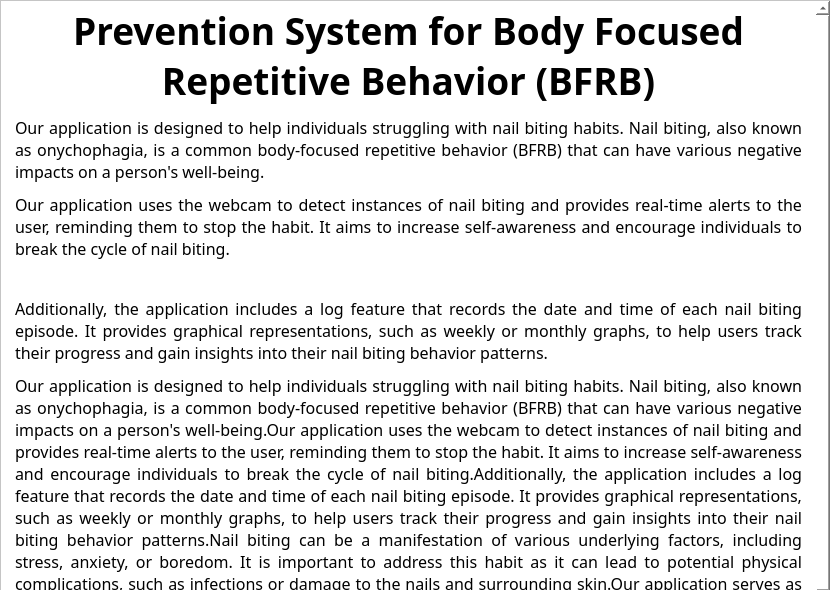
<?xml version="1.0" encoding="UTF-8"?>
<ui version="4.0">
 <class>Dialog</class>
 <widget class="QDialog" name="Dialog">
  <property name="geometry">
   <rect>
    <x>0</x>
    <y>0</y>
    <width>830</width>
    <height>590</height>
   </rect>
  </property>
  <property name="windowTitle">
   <string>Dialog</string>
  </property>
  <property name="styleSheet">
   <string notr="true">background-color: rgb(255, 255, 255);</string>
  </property>
  <widget class="QTextBrowser" name="textBrowser">
   <property name="geometry">
    <rect>
     <x>0</x>
     <y>0</y>
     <width>831</width>
     <height>651</height>
    </rect>
   </property>
   <property name="font">
    <font>
     <family>Small Fonts</family>
    </font>
   </property>
   <property name="html">
    <string>&lt;!DOCTYPE HTML PUBLIC &quot;-//W3C//DTD HTML 4.0//EN&quot; &quot;http://www.w3.org/TR/REC-html40/strict.dtd&quot;&gt;
&lt;html&gt;&lt;head&gt;&lt;meta name=&quot;qrichtext&quot; content=&quot;1&quot; /&gt;&lt;meta charset=&quot;utf-8&quot; /&gt;&lt;style type=&quot;text/css&quot;&gt;
p, li { white-space: pre-wrap; }
hr { height: 1px; border-width: 0; }
li.unchecked::marker { content: &quot;\2610&quot;; }
li.checked::marker { content: &quot;\2612&quot;; }
&lt;/style&gt;&lt;/head&gt;&lt;body style=&quot; font-family:'Small Fonts'; font-size:9pt; font-weight:400; font-style:normal;&quot;&gt;
&lt;p align=&quot;center&quot; style=&quot; margin-top:0px; margin-bottom:0px; margin-left:0px; margin-right:0px; -qt-block-indent:0; text-indent:0px;&quot;&gt;&lt;span style=&quot; font-family:'Calibri'; font-size:28pt; font-weight:700; color:#000000;&quot;&gt;Prevention System for Body Focused Repetitive Behavior (BFRB)&lt;/span&gt;&lt;/p&gt;
&lt;p align=&quot;justify&quot; style=&quot; margin-top:10px; margin-bottom:0px; margin-left:10px; margin-right:10px; -qt-block-indent:0; text-indent:0px;&quot;&gt;&lt;span style=&quot; font-family:'Calibri'; font-size:12pt; color:#000000;&quot;&gt;Our application is designed to help individuals struggling with nail biting habits. Nail biting, also known as onychophagia, is a common body-focused repetitive behavior (BFRB) that can have various negative impacts on a person's well-being.&lt;/span&gt;&lt;/p&gt;
&lt;p align=&quot;justify&quot; style=&quot; margin-top:10px; margin-bottom:0px; margin-left:10px; margin-right:10px; -qt-block-indent:0; text-indent:0px;&quot;&gt;&lt;span style=&quot; font-family:'Calibri'; font-size:12pt; color:#000000;&quot;&gt;Our application uses the webcam to detect instances of nail biting and provides real-time alerts to the user, reminding them to stop the habit. It aims to increase self-awareness and encourage individuals to break the cycle of nail biting.&lt;/span&gt;&lt;/p&gt;
&lt;p align=&quot;center&quot; style=&quot; margin-top:10px; margin-bottom:0px; margin-left:0px; margin-right:0px; -qt-block-indent:0; text-indent:0px;&quot;&gt;    &lt;img src=&quot;nailbite.png&quot; alt=&quot;nailbite.png&quot; /&gt;&lt;/p&gt;
&lt;p align=&quot;justify&quot; style=&quot; margin-top:10px; margin-bottom:0px; margin-left:10px; margin-right:10px; -qt-block-indent:0; text-indent:0px; line-height:100%;&quot;&gt;&lt;span style=&quot; font-family:'Calibri'; font-size:12pt; color:#000000;&quot;&gt;Additionally, the application includes a log feature that records the date and time of each nail biting episode. It provides graphical representations, such as weekly or monthly graphs, to help users track their progress and gain insights into their nail biting behavior patterns.&lt;/span&gt;&lt;/p&gt;

&lt;p align=&quot;justify&quot; style=&quot; margin-top:10px; margin-bottom:0px; margin-left:10px; margin-right:10px; -qt-block-indent:0; text-indent:0px; line-height:100%;&quot;&gt;&lt;span style=&quot; font-family:'Calibri'; font-size:12pt; color:#000000;&quot;&gt;Our application is designed to help individuals struggling with nail biting habits. Nail biting, also known as onychophagia, is a common body-focused repetitive behavior (BFRB) that can have various negative impacts on a person's well-being.Our application uses the webcam to detect instances of nail biting and provides real-time alerts to the user, reminding them to stop the habit. It aims to increase self-awareness and encourage individuals to break the cycle of nail biting.Additionally, the application includes a log feature that records the date and time of each nail biting episode. It provides graphical representations, such as weekly or monthly graphs, to help users track their progress and gain insights into their nail biting behavior patterns.Nail biting can be a manifestation of various underlying factors, including stress, anxiety, or boredom. It is important to address this habit as it can lead to potential physical complications, such as infections or damage to the nails and surrounding skin.Our application serves as a supportive tool in the journey towards overcoming nail biting habits, providing timely reminders, progress tracking, and a visual representation of the user's efforts to promote awareness and motivation for positive change.&amp;quot;&lt;/span&gt;&lt;/p&gt;
&lt;p style=&quot; margin-top:12px; margin-bottom:12px; margin-left:10px; margin-right:10px; -qt-block-indent:0; text-indent:0px;&quot;&gt;&lt;span style=&quot; font-family:'Calibri'; font-size:12pt; color:#000000;&quot;&gt;Visit This link for more information : &lt;/span&gt;&lt;a href=&quot;https://www.bfrb.org/bfrbs/nail-biting&quot;&gt;&lt;span style=&quot; font-family:'Calibri'; font-size:12pt; text-decoration: underline; color:#0000ff;&quot;&gt;https://www.bfrb.org/bfrbs/nail-biting&lt;/span&gt;&lt;/a&gt;&lt;/p&gt;&lt;/body&gt;&lt;/html&gt;</string>
   </property>
  </widget>
 </widget>
 <resources/>
 <connections/>
</ui>
